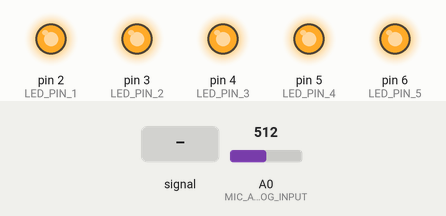
This sketch was run on a simulated Arduino Uno, built with avr-gcc and run on an emulated ATmega328P. Shown: output pins drawn as LEDs (lit = HIGH). Dashed ring = blinking. The inputs (shaded band) are chosen by the test bench; at power-on: A0 (MIC_ANALOG_INPUT) = 512.

Above: at 1.2 s.
1.3 s: A0 (MIC_ANALOG_INPUT) fed a 200 Hz sine of ±81 counts around its level
At 2.26 s:
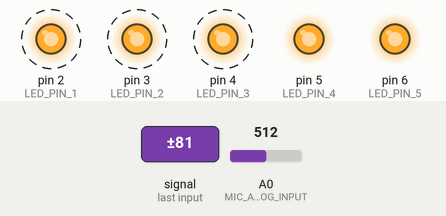
4.3 s: A0 (MIC_ANALOG_INPUT) fed a 1000 Hz sine of ±255 counts around its level
At 6.77 s:
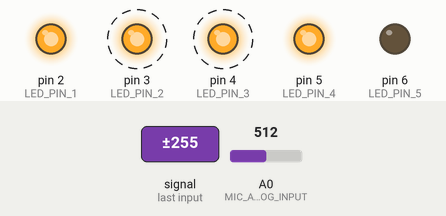
7.3 s: A0 (MIC_ANALOG_INPUT) set to 716
At 10.1 s:
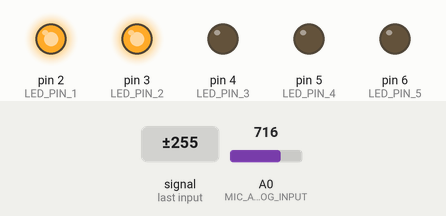
10.3 s: A0 (MIC_ANALOG_INPUT) set to 718
At 10.6 s:
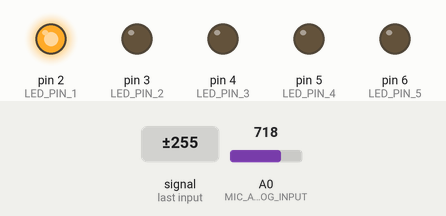
13.3 s: A0 (MIC_ANALOG_INPUT) set to 900
At 14.6 s:
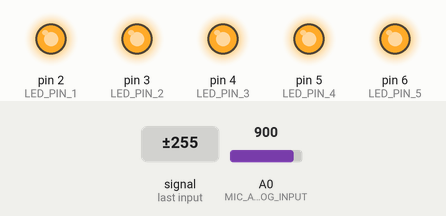
Timing chart, 0 to 16.8 s (numbered marks = the images above; inputs shaded):
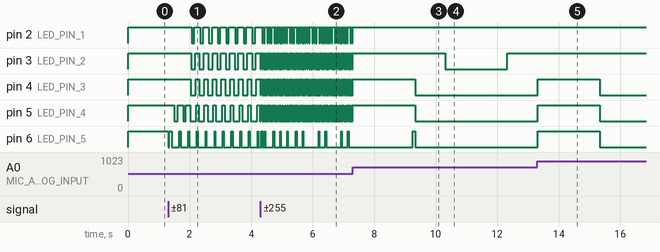

The sketch:

sketch.ino
```cpp
// Analogue input
#define MIC_ANALOG_INPUT A0

// Leds pins

#define LED_PIN_1 2
#define LED_PIN_2 3
#define LED_PIN_3 4
#define LED_PIN_4 5
#define LED_PIN_5 6

#define LAST_VALUE_COUNT 100

int lastValues[LAST_VALUE_COUNT];
int counter = 0;

int getLastLowValue()
{
  int result = lastValues[0];
  for (int i = 1; i < LAST_VALUE_COUNT; i++)
  {
    if (lastValues[i] < result)
    {
      result = lastValues[i];
    }
  }
  return result;
}

int getLastHighValue()
{
  int result = lastValues[0];
  for (int i = 1; i < LAST_VALUE_COUNT; i++)
  {
    if (lastValues[i] > result)
    {
      result = lastValues[i];
    }
  }
  return result;
}

void setup()
{
  pinMode(LED_PIN_1, OUTPUT);
  pinMode(LED_PIN_2, OUTPUT);
  pinMode(LED_PIN_3, OUTPUT);
  pinMode(LED_PIN_4, OUTPUT);
  pinMode(LED_PIN_5, OUTPUT);
  Serial.begin(9600);
}

void loop() {
  int micValue = analogRead(MIC_ANALOG_INPUT);
  // Serial.println(micValue);

  lastValues[counter++] = micValue;
  if (counter >= LAST_VALUE_COUNT) {
    counter = 0;
  }

  // Off all leds
  digitalWrite(LED_PIN_1, LOW);
  digitalWrite(LED_PIN_2, LOW);
  digitalWrite(LED_PIN_3, LOW);
  digitalWrite(LED_PIN_4, LOW);
  digitalWrite(LED_PIN_5, LOW);


  int lowValue = getLastLowValue();
  int highValue = getLastHighValue();

  // Define the range of the sensor
   int value = map(micValue, lowValue + 4, highValue - 4, 0, 5);

  // On the leds one by one

  if (value >= 1) {
    digitalWrite(LED_PIN_1, HIGH);
  }
  if (value >= 2) {
    digitalWrite(LED_PIN_2, HIGH);
  }
  if (value >= 3) {
    digitalWrite(LED_PIN_3, HIGH);
  }
  if (value >= 4) {
    digitalWrite(LED_PIN_4, HIGH);
  }
  if (value >= 5) {
    digitalWrite(LED_PIN_5, HIGH);
  }
  delay(20);
}
```

Measured:
- the behaviour switches between 717 and 718 on A0 (MIC_ANALOG_INPUT) (found by bisection; images 3 and 4)
- after the input at 1.3 s, pin 2 (LED_PIN_1): alternates HIGH for 0.18 s and LOW for 0.08 s, starting after 0.78 s; pin 3 (LED_PIN_2): alternates HIGH for 0.15 s and LOW for 0.12 s, starting after 0.76 s
- after the input at 4.3 s, pin 3 (LED_PIN_2): alternates HIGH for 0.04 s and LOW for 0.02 s, starting at once; pin 4 (LED_PIN_3): alternates HIGH for 0.02 s and LOW for 0.04 s, starting at once
- after the input at 7.3 s, pin 2 (LED_PIN_1), pin 3 (LED_PIN_2): goes on until 7.3 s, then stays HIGH
- after the input at 10.3 s, pin 3 (LED_PIN_2): HIGH → LOW at once, → HIGH 2.0 s later
- after the input at 13.3 s, pin 4 (LED_PIN_3), pin 5 (LED_PIN_4), pin 6 (LED_PIN_5): LOW → HIGH at once, → LOW 2.0 s later
- by itself, pin 4 (LED_PIN_3): alternates HIGH for 0.12 s and LOW for 0.16 s
